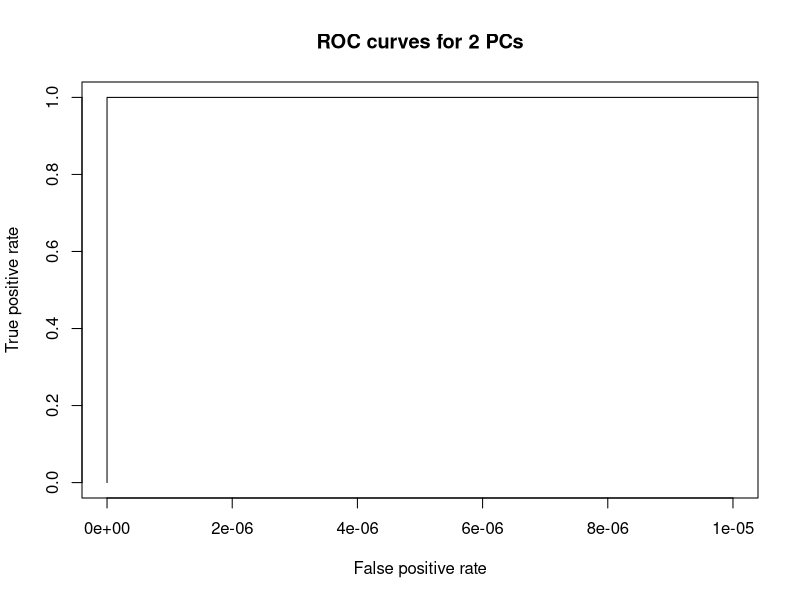

Write R code to recreate this figure.
roc_fp = matrix(0, 5, 30)
roc_tp = matrix(0, 5, 30)

outdir = "../data/spca7_sim/"

roc_fp[1, ] = c(0.000000000, 0.000000000, 0.000000000, 0.000000000, 0.000000000, 0.000000000, 0.000000000 , 0.000000000, 0.000000000, 0.000000000, 0.000000000, 0.000000000, 0.000000000, 0.000000000, 0.000000000, 0.000000000, 0.000000000, 0.000000000, 0.000000000, 0.000000000, 0.000000000, 0.000000000, 0.000000000, 0.000000000, 0.001028807, 0.003086420, 0.007201646, 0.010288066, 0.011316872, 0.011316872)

 roc_tp[1, ] = c(0.0000000, 0.4333333, 0.6333333, 0.7666667, 0.9000000, 0.9000000, 0.9333333, 0.9666667, 
 0.9666667, 0.9666667, 0.9666667, 0.9666667, 0.9666667, 0.9666667, 0.9666667, 0.9666667, 1.0000000, 1.0000000, 1.0000000, 1.0000000, 1.0000000, 1.0000000, 1.0000000, 1.0000000, 1.0000000, 1.0000000, 1.0000000, 1.0000000, 1.0000000, 1.0000000)

roc_fp[2, ] = c(0.000000000, 0.000000000, 0.000000000, 0.000000000, 0.000000000, 0.000000000, 0.000000000, 0.000000000, 0.000000000, 0.000000000, 0.000000000, 0.000000000, 0.000000000, 0.000000000, 0.000000000, 0.000000000, 0.000000000, 0.000000000, 0.000000000, 0.000000000, 0.003086420, 0.005144033, 0.007201646, 0.008230453, 0.010288066, 0.013374486, 0.014403292, 0.014403292, 0.015432099, 0.017489712)
 
 roc_tp[2, ] = c(0.0000000, 0.2666667, 0.5333333, 0.6333333, 0.7000000, 0.8000000, 0.8666667, 0.8666667, 0.8666667, 0.9000000, 0.9000000, 0.9000000, 0.9000000, 0.9666667, 0.9666667, 0.9666667, 0.9666667, 0.9666667, 0.9666667, 0.9666667, 0.9666667, 0.9666667, 0.9666667, 0.9666667, 0.9666667, 0.9666667, 1.0000000, 1.0000000, 1.0000000, 1.0000000)
 
 roc_fp[3, ] = c(0.000000000, 0.000000000, 0.000000000, 0.000000000, 0.000000000, 0.000000000, 0.000000000, 0.000000000, 0.000000000, 0.000000000, 0.000000000, 0.000000000, 0.000000000, 0.000000000, 0.000000000, 0.000000000, 0.000000000, 0.001028807, 0.003086420, 0.003086420, 0.005144033, 0.007201646, 0.007201646, 0.007201646, 0.006172840, 0.010288066, 0.012345679, 0.013374486, 0.014403292, 0.013374486)

 roc_tp[3, ] = c(0.0000000, 0.3333333, 0.6666667, 0.7666667, 0.8333333, 0.8666667, 0.9000000, 0.9000000, 0.9666667, 0.9666667, 0.9666667, 0.9666667, 0.9666667, 0.9666667, 0.9666667, 0.9666667, 0.9666667, 0.9666667, 0.9666667, 0.9666667, 0.9666667, 1.0000000, 1.0000000, 1.0000000, 1.0000000, 1.0000000, 1.0000000, 1.0000000, 1.0000000, 1.0000000)

roc_fp[4,] = c(0.000000000, 0.000000000, 0.000000000, 0.000000000, 0.000000000, 0.000000000, 0.000000000, 0.000000000, 0.000000000, 0.000000000, 0.000000000, 0.000000000, 0.000000000, 0.000000000, 0.000000000, 0.000000000, 0.000000000, 0.000000000, 0.000000000, 0.000000000, 0.000000000, 0.000000000, 0.000000000, 0.000000000, 0.003086420, 0.004115226, 0.004115226, 0.006172840, 0.006172840, 0.006172840)

roc_tp[4, ] = c(0.0000000, 0.2666667, 0.5666667, 0.6666667, 0.8333333, 0.8333333, 0.8333333, 0.8666667, 0.9000000, 0.9000000, 0.9000000, 0.9666667, 1.0000000, 1.0000000, 1.0000000, 1.0000000, 1.0000000, 1.0000000, 1.0000000, 1.0000000, 1.0000000, 1.0000000, 1.0000000, 1.0000000, 1.0000000, 1.0000000, 1.0000000, 1.0000000, 1.0000000, 1.0000000)

roc_fp[5, ] = c(0.000000000, 0.000000000, 0.000000000, 0.000000000, 0.000000000, 0.000000000, 0.000000000, 0.000000000, 0.000000000, 0.000000000, 0.000000000, 0.000000000, 0.000000000, 0.000000000, 0.000000000, 0.000000000, 0.000000000, 0.001028807, 0.001028807, 0.001028807, 0.002057613, 0.002057613, 0.002057613, 0.002057613, 0.002057613, 0.003086420, 0.003086420, 0.003086420, 0.003086420, 0.004115226)

roc_tp[5, ] = c(0.0000000, 0.3666667, 0.5333333, 0.6333333, 0.6333333, 0.6666667, 0.8000000, 0.8333333, 0.8333333, 0.8333333, 0.8666667, 0.8666667, 0.9333333, 0.9666667, 1.0000000, 1.0000000, 1.0000000, 1.0000000, 1.0000000, 1.0000000, 1.0000000, 1.0000000, 1.0000000, 1.0000000, 1.0000000, 1.0000000, 1.0000000, 1.0000000, 1.0000000, 1.0000000)

#Plot ROC curves for each PC
for (j in 1:1) { 
	#pdf(paste(outdir, "sim2_roc_pc", j,".pdf",sep=""))
	#xaxt="n"
	plot((roc_fp[j, ]), (roc_tp[j, ]), cex=1, pch=16, type="l", xlim=c(0, 0.00001), ylim=c(0,1), xlab ="False positive rate", ylab="True positive rate", main="ROC curves for 2 PCs", cex.lab=1, cex.axis=1)
	#dev.off() 
}
